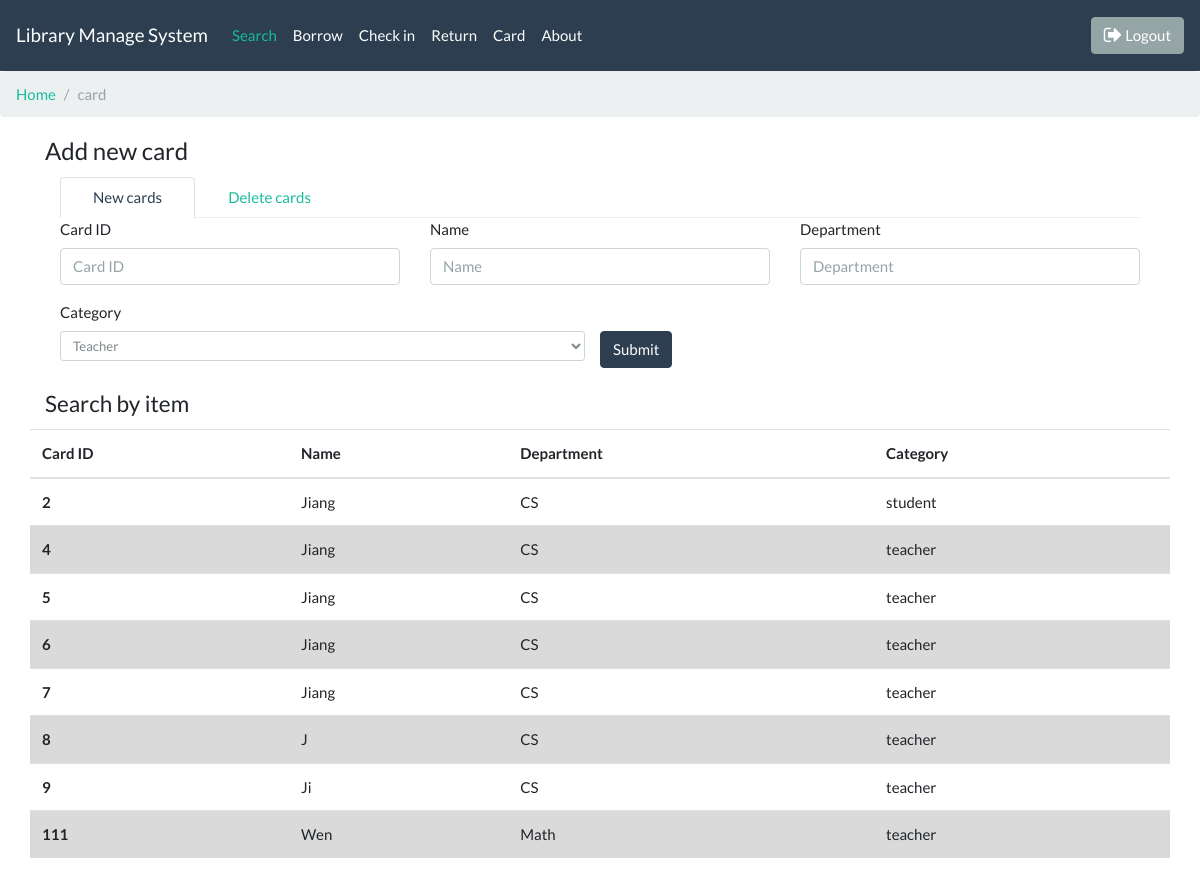
/card (signed in), run on the app's committed database.
### app/models.py (models this page shows, shortened)
class Card ( db.Model ):
    __tablename__ = "card"
    length = 4
    cardID = db.Column ( db.Integer, primary_key=True )
    name = db.Column ( db.String ( 32 ) )
    department = db.Column ( db.String ( 32 ) )
    category = db.Column ( db.String ( 32 ) )

### app/views.py (the view, shortened to what this page needs)
@app.route ( '/card', methods=['GET', 'POST'] )
@login_required
def card():
    new_card = NewCardForm ()
    delete_card = DeleteCardForm ()
    try:
        cards = Card.query.all ()
    except Exception as e:
        flash ( e, 'danger' )
        raise e
    return render_template ( 'card.html', new_card=new_card, delete_card=delete_card, cards=cards )

### app/forms.py
class NewCardForm ( FlaskForm ):
    cardID = IntegerField ( "cardID", validators=[DataRequired ()] )
    name = StringField ( "name", validators=[DataRequired ()] )
    department = StringField ( "department", validators=[DataRequired ()] )
    category = SelectField ( "category",
                             choices=[("student", "student"), ("teacher", "teacher"), ("else", "else")] )

class DeleteCardForm ( FlaskForm ):
    cardID = IntegerField ( "cardID", validators=[DataRequired ()] )

### app/views.py (called while the page is built)
@app.before_request
def before_request():
    g.user = current_user

@lm.user_loader
def load_user(id):
    return Admin.query.get ( int ( id ) )

### app/templates/card.html (shortened to what this page needs)
{% extends 'base.html' %}
{% block body %}
    <div class="row clearfix">
        <div class="container">
            <legend>Add new card</legend>
            <div class="col-md-12 column">
                <ul class="nav nav-tabs">
                    <li class="nav-item">
                        <a class="nav-link active show" data-toggle="tab" href="#new">New cards</a>
                    </li>
                    <li class="nav-item">
                        <a class="nav-link" data-toggle="tab" href="#delete">Delete cards</a>
                    </li>
                </ul>
                <div id="myTabContent" class="tab-content">
                    <div class="tab-pane fade active show" id="new">
                        <form method="POST" class="form-horizontal">
                            <fieldset>
                                <div class="form-group">
                                    <div class="row clearfix">
                                        <div class="col-md-4 column">
                                            <label>Card ID</label>
                                            <input type="text" class="form-control required" id="cardID"
                                                   name="cardID"
                                                   placeholder="Card ID" maxlength="16">
                                        </div>
                                        <div class="col-md-4 column">
                                            <label>Name</label>
                                            <input type="text" class="form-control required" id="name"
                                                   name="name"
                                                   placeholder="Name" maxlength="32">
                                        </div>
                                        <div class="col-md-4 column">
                                            <label>Department</label>
                                            <input type="text" class="form-control required" id="department"
                                                   name="department"
                                                   placeholder="Department" maxlength="32">
                                        </div>
                                    </div>
                                </div>
                                <div class="row clearfix">
                                    <div class="col-md-6 column">
                                        <label for="exampleSelect1">Category</label>
                                        <select class="form-control form-control-sm" id="exampleSelect1"
                                                name="category">
                                            <option value="teacher">Teacher</option>
                                        </select>
                                    </div>
                                    <div class="col-md-offset-9">
                                        <label>&nbsp;</label>
                                        <br>
                                        <button type="submit" class="btn btn-primary">Submit</button>
                                    </div>
                                </div>
                            </fieldset>
                        </form>
                    </div>
                </div>
            </div>
        </div>
    </div>
    <div class="container">
        <div class="row"><br></div>
        <h4 class="card-title">Search by item</h4>
        <div class="row clearfix">
            <table class="table table-hover">
                <thead>
                <tr>
                    <th scope="col">Card ID</th>
                    <th scope="col">Name</th>
                    <th scope="col">Department</th>
                    <th scope="col">Category</th>
                </tr>
                </thead>
                <tbody>
                {% for row in cards %}
                    <tr class={{ loop.cycle("","table-active") }}>
                        <th scope="row">{{ row.cardID }}</th>
                        <td>{{ row.name }}</td>
                        <td>{{ row.department }}</td>
                        <td>{{ row.category }}</td>
                    </tr>
                {% endfor %}
                </tbody>
            </table>
        </div>
    </div>
{% endblock %}

### app/templates/base.html (shortened to what this page needs)
<!DOCTYPE html>
<html lang="en">
<head>
    <link rel="stylesheet" href="../static/css/bootstrap.min.css">
    <link rel="stylesheet" href="../static/css/font-awesome.min.css">
</head>
<nav class="navbar navbar-expand-lg navbar-dark bg-primary">
    <a class="navbar-brand" href="/index.html">Library Manage System</a>
    <div class="collapse navbar-collapse" id="navbarColor01">
        <ul class="navbar-nav mr-auto">
            <li class="nav-item active">
                <a class="nav-link" href="/search">Search <span class="sr-only">(current)</span></a>
            </li>
            <li class="nav-item">
                <a class="nav-link" href="/borrow">Borrow</a>
            </li>
            <li class="nav-item">
                <a class="nav-link" href="/check_in">Check in</a>
            </li>
            <li class="nav-item">
                <a class="nav-link" href="/return_book">Return</a>
            </li>
            <li class="nav-item">
                <a class="nav-link" href="/card">Card</a>
            </li>
            <li class="nav-item">
                <a class="nav-link" href="/about">About</a>
            </li>
        </ul>
        {% if g.user.is_authenticated %}
            <button id="logout" class="btn btn-secondary my-2 my-sm-0" type="submit"><i
                    class="icon-signout icon-large"></i>
                Logout
            </button>
        {% else %}
            <button id="login" class="btn btn-secondary my-2 my-sm-0" type="submit"><i class="icon-user icon-large"></i>
                Login
            </button>
        {% endif %}
    </div>
</nav>
<ol class="breadcrumb">
    <li class="breadcrumb-item"><a href="/index.html">Home</a></li>
    <li class="breadcrumb-item active">{{ request.path.strip('/').split('.')[0] }}</li>
</ol>
<body>
{% block body %}
{% endblock %}
</body>
</html>

### data on the page
Card: cardID "2", name "Jiang", department "CS", category "student"
Card: cardID "4", name "Jiang", department "CS", category "teacher"
Card: cardID "5", name "Jiang", department "CS", category "teacher"
Card: cardID "6", name "Jiang", department "CS", category "teacher"
Card: cardID "7", name "Jiang", department "CS", category "teacher"
Card: cardID "8", name "J", department "CS", category "teacher"
Card: cardID "9", name "Ji", department "CS", category "teacher"
Card: cardID "111", name "Wen", department "Math", category "teacher"

### other printed values
{{ request.path.strip('/').split('.')[0] }} "card"
